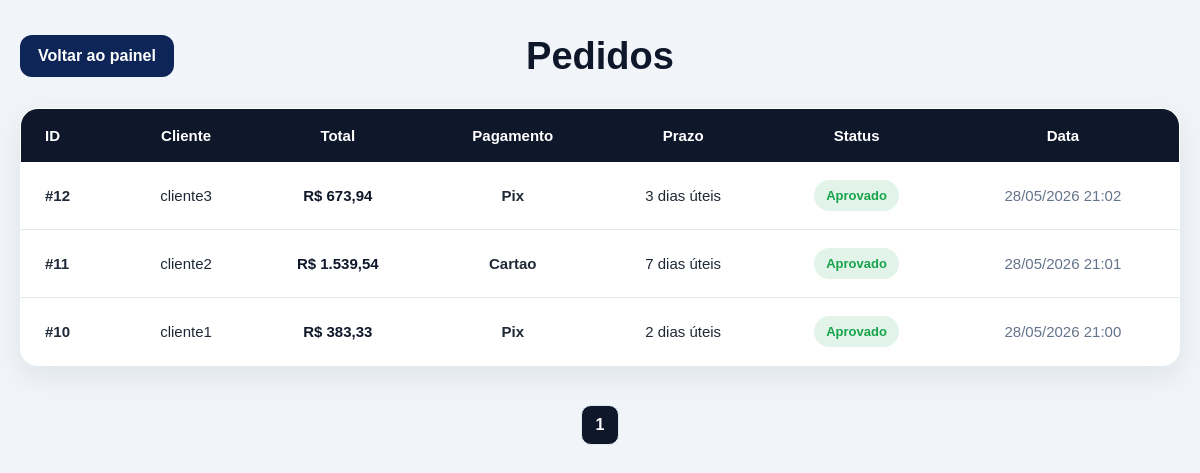
The page /pedidos.php on the database its author committed.
### tables this page shows
CREATE TABLE `pedidos` (
  `id` int(11) NOT NULL,
  `cliente_nome` varchar(150) DEFAULT NULL,
  `cep` varchar(20) DEFAULT NULL,
  `endereco` varchar(255) DEFAULT NULL,
  `cidade` varchar(100) DEFAULT NULL,
  `numero` varchar(30) DEFAULT NULL,
  `complemento` varchar(150) DEFAULT NULL,
  `forma_pagamento` varchar(30) DEFAULT NULL,
  `total` decimal(10,2) DEFAULT NULL,
  `prazo_entrega` varchar(20) DEFAULT NULL,
  `status` varchar(50) DEFAULT 'Aprovado',
  `criado_em` datetime DEFAULT current_timestamp()
);

### pedidos.php (the view, shortened to what this page needs)
<?php
include "conexao.php";
$pagina = isset($_GET['pagina']) ? (int) $_GET['pagina'] : 1;
$limite = 10;
$offset = ($pagina - 1) * $limite;
$totalRes = mysqli_query($con, "SELECT COUNT(*) AS total FROM pedidos");
$totalRow = mysqli_fetch_assoc($totalRes);
$totalRegistros = $totalRow['total'];
$totalPaginas = ceil($totalRegistros / $limite);
$res = mysqli_query($con, "
    SELECT * FROM pedidos
    ORDER BY criado_em DESC
    LIMIT $limite OFFSET $offset
");
?>
<!DOCTYPE html>
<html lang="pt-br">
<head>
<link rel="stylesheet" href="style.css">
</head>
<body class="admin-body">
<div class="pedidos-wrapper">
    <div class="pedidos-topo">
        <h1>Pedidos</h1>
        <a href="admin_home.php">
            Voltar ao painel
        </a>
    </div>
    <?php if(mysqli_num_rows($res) > 0) { ?>
    <table>
        <thead>
            <tr>
                <th>ID</th>
                <th>Cliente</th>
                <th>Total</th>
                <th>Pagamento</th>
                <th>Prazo</th>
                <th>Status</th>
                <th>Data</th>
            </tr>
        </thead>
        <tbody>
            <?php while ($p = mysqli_fetch_assoc($res)) { ?>
            <tr>
                <td>
                    #<?= $p['id'] ?>
                </td>
                <td>
                    <?= $p['cliente_nome'] ?>
                </td>
                <td class="pedido-total">
                    R$ <?= number_format($p['total'], 2, ',', '.') ?>
                </td>
                <td class="pedido-pagamento">
                    <?= $p['forma_pagamento'] ?>
                </td>
                <td>
                    <?= $p['prazo_entrega'] ?> dias úteis
                </td>
                <td>
                    <span class="status-pedido aprovado">
                        <?= $p['status'] ?>
                    </span>
                </td>
                <td class="pedido-data">
                    <?= date('d/m/Y H:i', strtotime($p['criado_em'])) ?>
                </td>
            </tr>
            <?php } ?>
        </tbody>
    </table>
    <?php } ?>
</div>
<div class="paginacao">
    <?php for ($i = 1; $i <= $totalPaginas; $i++) { ?>
        <a
            href="?pagina=<?= $i ?>"
            class="<?= $i == $pagina ? 'ativo' : '' ?>">
            <?= $i ?>
        </a>
    <?php } ?>
</div>
</body>
</html>

### rows shown on the page
pedidos: id "12", cliente_nome "cliente3", total "673,94", forma_pagamento "Pix", prazo_entrega "3", status "Aprovado", criado_em "28/05/2026 21:02"
pedidos: id "11", cliente_nome "cliente2", total "1.539,54", forma_pagamento "Cartao", prazo_entrega "7", status "Aprovado", criado_em "28/05/2026 21:01"
pedidos: id "10", cliente_nome "cliente1", total "383,33", forma_pagamento "Pix", prazo_entrega "2", status "Aprovado", criado_em "28/05/2026 21:00"
